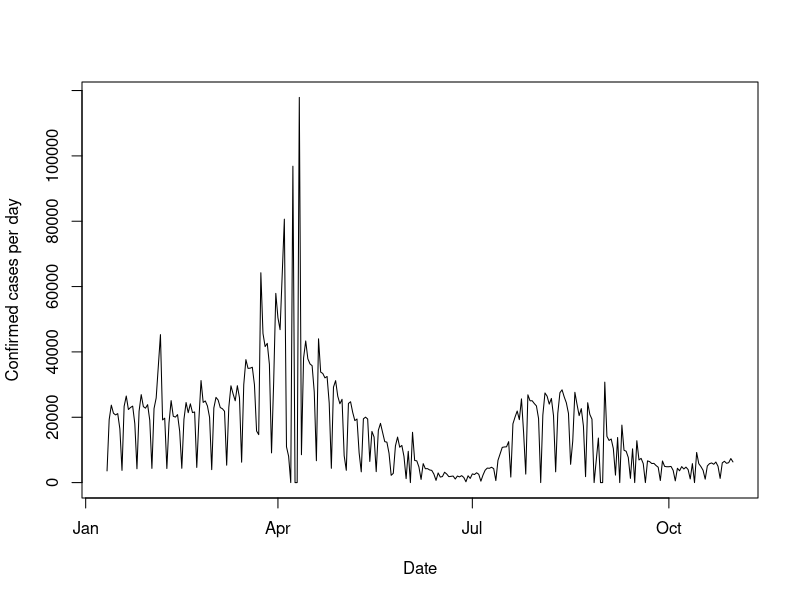
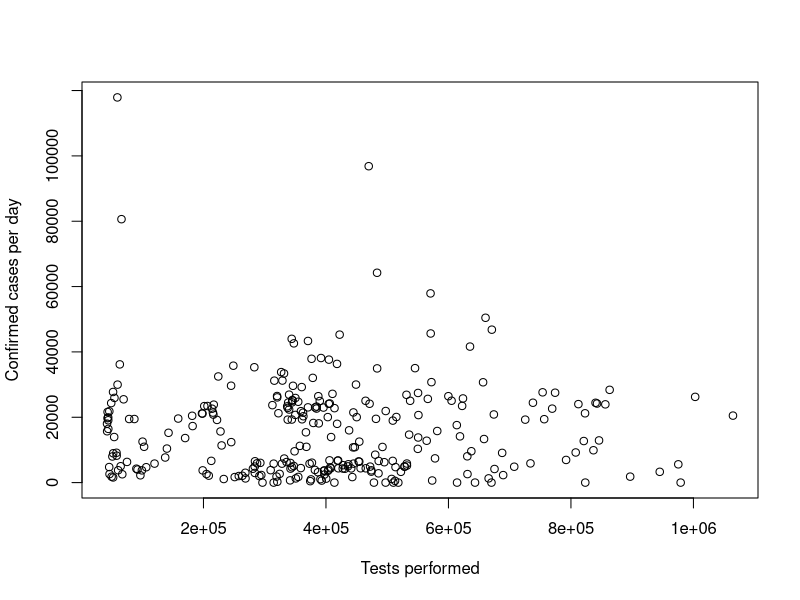

Source code (R) for these figures, in order:
# Load packages
library(tidyverse)
library(mgcv)

# Load data
covid <- read_csv("data/covid.csv")

# Subset data to look at just GBR
fra_data <- covid |> 
  filter(iso_alpha_3 == "FRA") 

# Split data to train and test sets
train_prop <- 0.8
fra_train <- fra_data[1:ceiling(train_prop * nrow(fra_data)),]
fra_test <- fra_data[(ceiling(train_prop * nrow(fra_data)) + 1):nrow(fra_data),]

# Plot the data
plot(fra_train$date, fra_train$confirmed,
     type = "l",
     xlab = "Date", ylab = "Confirmed cases per day")

# Which other variables may be of interest?
plot(fra_train$tests, fra_train$confirmed,
     xlab = "Tests performed", ylab = "Confirmed cases per day")

# fit a linear model using gam()
lm_gam <- gam(confirmed ~ date_obs, data = fra_train)
coef(lm_gam)

